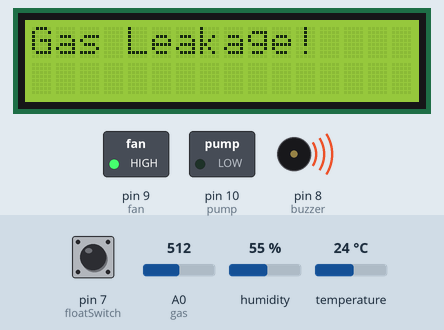
Simulated run of this sketch. Board: Arduino Uno, built with avr-gcc and run on an emulated ATmega328P. On the bench: 16×2 character LCD, switched loads named in the sketch (green lamp = pin HIGH), buzzer (waves = sounding, pin HIGH). The test bench sets the inputs (shaded band); at power-on: pin 7 (floatSwitch) HIGH, A0 (gas) = 512, temperature 24 °C, humidity 55 %. What the sketch prints to the serial monitor is not drawn.

Above: at 1.6 s.
1.7 s: pin 7 (floatSwitch) pulled LOW for 1.9 s
At 5.6 s:
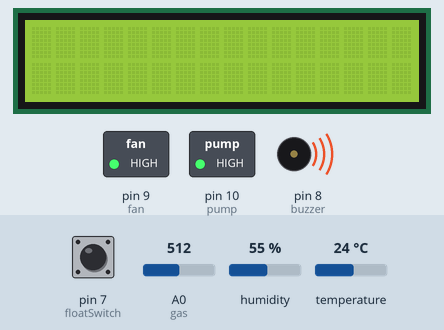
6.5 s: A0 (gas) set to 156
14.4 s: A0 (gas) set to 125
At 17.5 s:
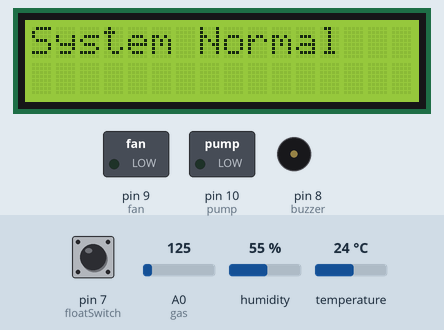
20.8 s: temperature set to 33 °C
28.7 s: temperature set to 36 °C
At 33.4 s:
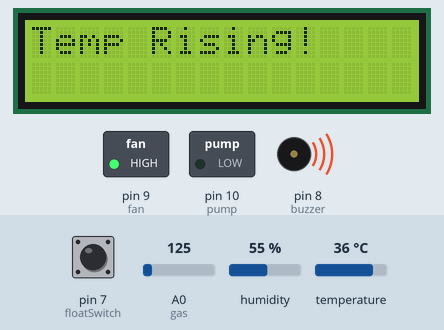
36.6 s: pin 7 (floatSwitch) pulled LOW for 1.9 s
At 38.2 s:
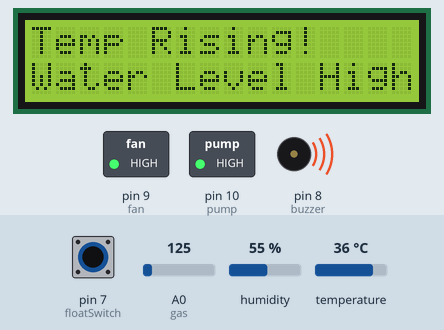
Timing chart, 0 to 39.7 s (numbered marks = the images above; inputs shaded):
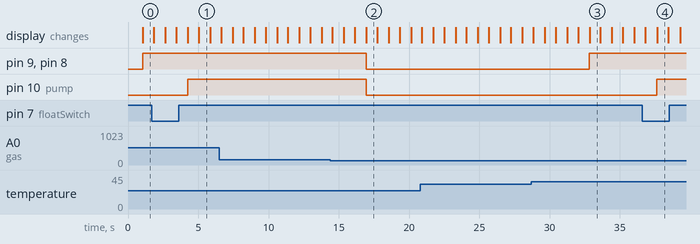

Measured:
- the behaviour switches between 141 and 140 on A0 (gas) (found by bisection; images 1 and 2)
- the behaviour switches between 34 and 35 °C on temperature (found by bisection; images 2 and 3)
- after the input at 1.7 s, pin 10 (pump): LOW → HIGH after 2.5 s; the display: first differs from a run without the input after 2.6 s (image 1 shows a later state)
- after the input at 14.4 s, pin 9 (fan), pin 10 (pump), pin 8 (buzzer): HIGH → LOW after 2.5 s; the display: first differs from a run without the input after 2.6 s (image 2)
- after the input at 28.7 s, pin 9 (fan), pin 8 (buzzer): LOW → HIGH after 4.1 s; the display: first differs from a run without the input after 4.1 s (image 3)
- after the input at 36.6 s, pin 10 (pump): LOW → HIGH after 1.0 s; the display: first differs from a run without the input after 1.0 s (image 4)
- what the display in image 1 shows lasts 0.8 s, from 5.0 s to 5.8 s

The sketch:

hackathon.ino
```cpp
#include <Wire.h>
#include <LiquidCrystal_I2C.h>
#include <DHT.h>

LiquidCrystal_I2C lcd(0x27,16,2);

// -------- DHT SENSOR --------
#define DHTPIN 11
#define DHTTYPE DHT11
DHT dht(DHTPIN, DHTTYPE);

// -------- SENSOR PINS --------
const int gas = A0;
const int floatSwitch = 7;

// -------- ACTUATORS --------
const int buzzer = 8;
const int fan = 9;
const int pump = 10;

// -------- THRESHOLDS --------
const int gasThreshold = 140;
const float tempThreshold = 34.0;

void setup()
{
  Serial.begin(9600);

  pinMode(gas, INPUT);
  pinMode(floatSwitch, INPUT_PULLUP);

  pinMode(buzzer, OUTPUT);
  pinMode(fan, OUTPUT);
  pinMode(pump, OUTPUT);

  lcd.init();
  lcd.backlight();

  dht.begin();
}

void loop()
{
  // -------- SENSOR READINGS --------
  int gasValue = analogRead(gas);
  float humidity = dht.readHumidity();
  float temperature = dht.readTemperature();
  int waterLevel = digitalRead(floatSwitch);

  // -------- ALERT FLAGS --------
  bool tempAlert = false;
  bool gasAlert = false;
  bool waterAlert = false;

  if(temperature > tempThreshold)
    tempAlert = true;

  if(gasValue > gasThreshold)
    gasAlert = true;

  if(waterLevel == LOW)
    waterAlert = true;

  // -------- SERIAL MONITOR OUTPUT --------
  Serial.println("------------------------------------------------");

  Serial.print("Gas: ");
  Serial.print(gasValue);

  Serial.print("   Temp: ");
  Serial.print(temperature);
  Serial.print(" C");

  Serial.print("   Humidity: ");
  Serial.print(humidity);
  Serial.print(" %");

  Serial.print("   WaterLevel: ");
  Serial.println(waterLevel);

  if(tempAlert || gasAlert || waterAlert)
  {
    Serial.print("ALERT: ");

    if(tempAlert)
      Serial.print("Temperature Rising  ");

    if(gasAlert)
      Serial.print("Gas Leakage  ");

    if(waterAlert)
      Serial.print("Water Level High  ");

    Serial.println();
  }
  else
  {
    Serial.println("Status: System Normal");
  }

  Serial.println("------------------------------------------------");
  Serial.println();

  // -------- LCD SENSOR DISPLAY (SCROLL) --------
  lcd.clear();

  lcd.setCursor(16,0);
  lcd.print("Temp:");
  lcd.print(temperature);
  lcd.print("C ");

  lcd.print("Hum:");
  lcd.print(humidity);
  lcd.print("% ");

  lcd.setCursor(16,1);
  lcd.print("Gas:");
  lcd.print(gasValue);

  lcd.autoscroll();

  delay(800);   // reduced from 2000

  lcd.noAutoscroll();
  lcd.clear();

  // -------- ALERT DISPLAY + ACTUATORS --------

  if(tempAlert || gasAlert || waterAlert)
  {
    digitalWrite(buzzer,HIGH);
    digitalWrite(fan,HIGH);

    if(waterAlert)
      digitalWrite(pump,HIGH);

    lcd.setCursor(0,0);

    if(tempAlert)
      lcd.print("Temp Rising!");

    if(gasAlert)
      lcd.print("Gas Leakage!");

    lcd.setCursor(0,1);

    if(waterAlert)
      lcd.print("Water Level High");
  }
  else
  {
    digitalWrite(buzzer,LOW);
    digitalWrite(fan,LOW);
    digitalWrite(pump,LOW);

    lcd.setCursor(0,0);
    lcd.print("System Normal");
  }

  delay(600);   // reduced from 1500
}
```
